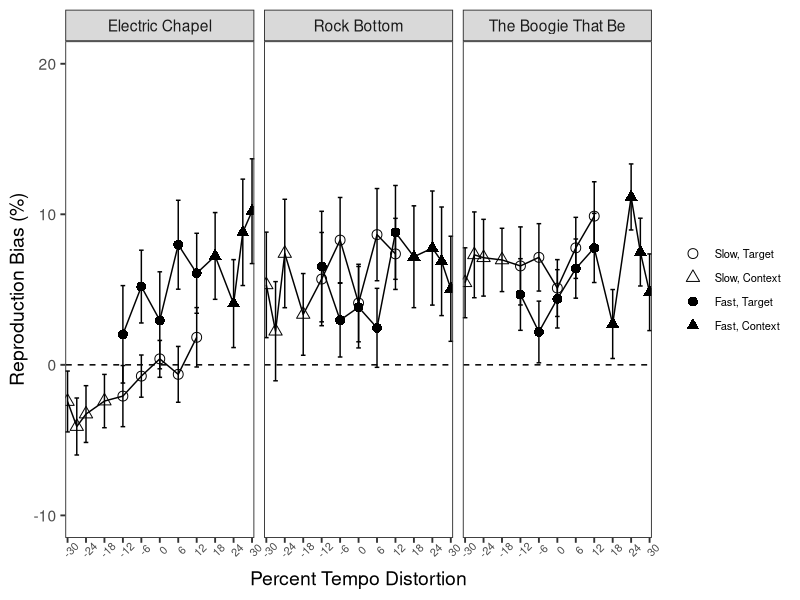
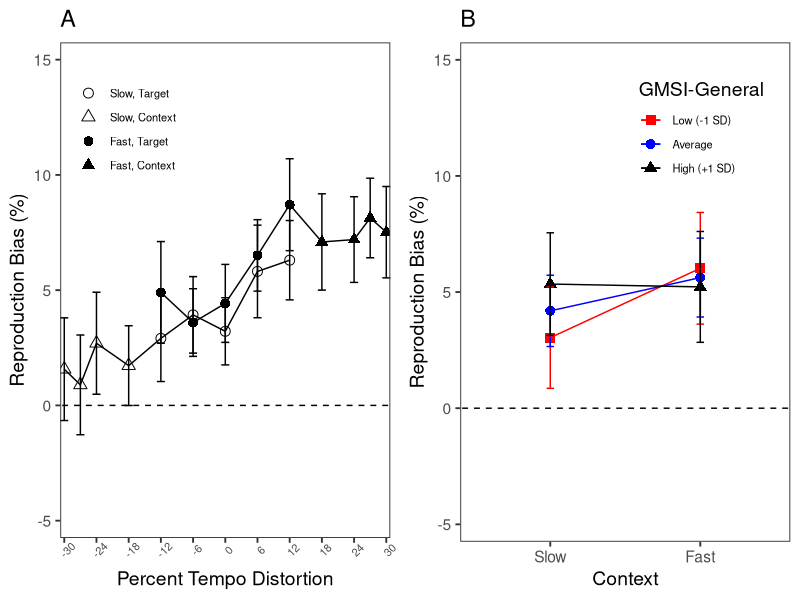

Recreate these plots in R, in order.
#==== Experiment 2: Reproduction Task ====

library(readxl)
library(lme4)
library(car)
library(emmeans)
library(ggplot2)
library(gridExtra)

data <- read.table('Exp2_tapping.csv', header=T, sep=',')

#Convert to bpm
data$Repr_BPM <- 60000/data$IBI        #Reproduced tempo
data$Actual_BPM <- 60000/data$Actual   #Actual tempo

data$ContextC <- ifelse(data$Context=='fast', 1, -1)
data$OrderC <- ifelse(data$Order=='J1T2', 1, -1)

#Exclude contextual precursor trials for main analyses
dat <- subset(data, Distort %in% c(-12,-6,0,6,12))

### Data cleaning 
dat$SD_Z <- scale(dat$SD_IBI)
sum(abs(dat$SD_Z) > 3)
dat1 <- subset(dat, abs(SD_Z) < 3) 

dat1$ratio <- dat1$Repr_BPM/dat1$Actual_BPM
sum(dat1$ratio > 1.5 | dat1$ratio < 0.75) 
dat2 <- subset(dat1, ratio <= 1.5 & ratio >= 0.75)

dat2$Prct_Bias <- ((dat2$Repr_BPM - dat2$Actual_BPM)/dat2$Actual_BPM)*100
dat2$Prct_Abs_Bias <- (abs(dat2$Repr_BPM - dat2$Actual_BPM)/dat2$Actual_BPM)*100

by_subj <- aggregate(cbind(Prct_Bias, Prct_Abs_Bias, SD_IBI) ~ 
                       GMSI_AE*GMSI_PA*GMSI_MT*GMSI_SA*GMSI_E*GMSI_Gen*Context*Order*Subject,
                     data=dat2,
                     FUN=mean)
by_subj$Prct_Bias_Z <- scale(by_subj$Prct_Bias)
by_subj$Prct_Abs_Bias_Z <- scale(by_subj$Prct_Abs_Bias)
by_subj$Orig_SD_Z <- scale(by_subj$SD_IBI)

### Correlations between GMSI subscales and performance measures
round(cor(by_subj[,c(1:6,10:12)]), 2)

### Analyzing number of tries during the practice routine 
prac <- aggregate(Tries ~ Subject, data=dat2, FUN=mean)
sum(prac$Tries==6)
by_subj$Tries <- prac$Tries
round(cor(by_subj[,c(1:6,10:12,16)]), 2)
cor.test(by_subj$Tries, by_subj$Prct_Abs_Bias)

### Linear mixed effects model for reproduction bias
mod_full <- lmer(Prct_Bias ~ ContextC*(GMSI_Gen_Z + OrderC*Distort) + (1|Subject),
                 data=dat2)
summary(mod_full)
Anova(mod_full, type=3, test='Chisq')

### Null model (random intercepts only)
mod0 <- lmer(Prct_Bias ~ 1 + (1|Subject), data=dat2)

### Test improvement of full model over null model
anova(mod0, mod_full)

### Get predicted means from the model for GMSI x Context plot 
means1 <- as.data.frame(emmeans(mod_full, 
                                "ContextC", 
                                by="GMSI_Gen_Z", 
                                at=list(ContextC=c(-1,1),
                                        GMSI_Gen_Z=c(-1, 0, 1)), 
                                mode='asymp'))

names(means1) <- c('Context','GMSI-General','Mean','SE','df','LL','UL')
means1$Context <- factor(means1$Context, levels=c(-1,1), labels=c('Slow','Fast'))
means1$`GMSI-General` <- factor(means1$`GMSI-General`, levels=c(-1,0,1), labels=c('Low (-1 SD)',
                                                                                  'Average',
                                                                                  'High (+1 SD)'))
means1$UL.SE <- means1$Mean + means1$SE
means1$LL.SE <- means1$Mean - means1$SE

#Re-fit model excluding participants who failed to meet practice criterion
dat3 <- subset(dat2, !(Subject %in% c(1,2,15,23,32,54)))

mod_full1 <- lmer(Prct_Bias ~ ContextC*(GMSI_Gen_Z + OrderC*Distort) + (1|Subject),
                  data=dat3)
summary(mod_full1)
Anova(mod_full1, type=3, test='Chisq')

### Testing models for each song separately

ELC <- subset(dat2, Song=='Electric Chapel')
mod_ELC <- lmer(Prct_Bias ~ ContextC*(GMSI_Gen_Z + OrderC*Distort) + (1|Subject),
                data=ELC)
summary(mod_ELC)
Anova(mod_ELC, type=3, test='Chisq')  
#Sig. effect of Precursor, Context (assim.), and Task Order

RKB <- subset(dat2, Song=='Rock Bottom')
mod_RKB <- lmer(Prct_Bias ~ ContextC*(GMSI_Gen_Z + OrderC*Distort) + (1|Subject),
                data=RKB)
summary(mod_RKB)
Anova(mod_RKB, type=3, test='Chisq')  
#No sig. effects

BTB <- subset(dat2, Song=='The Boogie That Be')
mod_BTB <- lmer(Prct_Bias ~ ContextC*(GMSI_Gen_Z + OrderC*Distort) + (1|Subject),
                data=BTB)
summary(mod_BTB)
Anova(mod_BTB, type=3, test='Chisq')  
#Sig. effect of Precursor 

### Plotting song-specific effects

#Need to first clean the full dataset with contextual precursors included
dat <- data
dat$SD_Z <- scale(dat$SD_IBI)
dat1 <- subset(dat, abs(SD_Z) < 3) 
dat1$ratio <- dat1$Repr_BPM/dat1$Actual_BPM
dat2 <- subset(dat1, ratio <= 1.5 & ratio >= 0.75)
dat2$Prct_Bias <- ((dat2$Repr_BPM - dat2$Actual_BPM)/dat2$Actual_BPM)*100
dat2$Prct_Abs_Bias <- (abs(dat2$Repr_BPM - dat2$Actual_BPM)/dat2$Actual_BPM)*100

dat2_1 <- aggregate(Prct_Bias ~ Distort*Song*Context*Subject, data=dat2, FUN=mean)
dat2_2 <- aggregate(Prct_Bias ~ Distort*Song*Context, data=dat2_1, FUN=mean)
dat2_2_se <- aggregate(Prct_Bias ~ Distort*Song*Context, data=dat2_1, 
                       FUN=function(x) sd(x)/sqrt(length(x)))
dat2_2$UL <- dat2_2$Prct_Bias + dat2_2_se$Prct_Bias
dat2_2$LL <- dat2_2$Prct_Bias - dat2_2_se$Prct_Bias

dat2_2$Context <- factor(dat2_2$Context)

dat2_2$Type <- factor(ifelse(dat2_2$Distort %in% c(-12,-6,0,6,12), 'Target', 'Contextual'))

dat2_2$Ctxt_Type <- character(nrow(dat2_2))
dat2_2$Ctxt_Type[dat2_2$Context=='fast' & 
                   dat2_2$Type=='Contextual'] <- 'Fast, Context'
dat2_2$Ctxt_Type[dat2_2$Context=='fast' & 
                   dat2_2$Type=='Target'] <- 'Fast, Target'
dat2_2$Ctxt_Type[dat2_2$Context=='slow' & 
                   dat2_2$Type=='Contextual'] <- 'Slow, Context'
dat2_2$Ctxt_Type[dat2_2$Context=='slow' & 
                   dat2_2$Type=='Target'] <- 'Slow, Target'
dat2_2$Ctxt_Type <- factor(dat2_2$Ctxt_Type,
                           levels=c('Slow, Target','Slow, Context',
                                    'Fast, Target','Fast, Context'))

p1 <- ggplot(data=dat2_2, aes(x=Distort, y=Prct_Bias, group=Context)) +
  geom_point(aes(x=Distort, y=Prct_Bias, shape=Ctxt_Type), col='black', cex=3) +
  geom_errorbar(aes(x=Distort, ymin=LL, ymax=UL), width=1.5) +
  geom_line(aes(x=Distort, y=Prct_Bias)) +
  theme_bw(base_size = 14) +
  theme(panel.grid=element_blank(), legend.title = element_blank(),
        axis.text.x = element_text(angle=45, size=8),
        legend.text=element_text(size=8)) +
  geom_abline(aes(slope=0, intercept=0), lty=2) +
  scale_x_continuous(breaks=c(-30,-24,-18,-12,-6,0,6,12,18,24,30), expand=c(0,0)) +
  scale_y_continuous(limits=c(-10,20)) +
  ylab('Reproduction Bias (%)') +
  xlab('Percent Tempo Distortion') +
  scale_shape_manual(values=c(1,2,16,17)) +
  facet_wrap(~Song, nrow=1, ncol=3)
p1

### Plotting mean bias across all tempo precursor levels and GMSI x Context plot

#Need to first clean the full dataset with contextual precursors included
dat <- data
dat$SD_Z <- scale(dat$SD_IBI)
dat1 <- subset(dat, abs(SD_Z) < 3) 
dat1$ratio <- dat1$Repr_BPM/dat1$Actual_BPM
dat2 <- subset(dat1, ratio <= 1.5 & ratio >= 0.75)
dat2$Prct_Bias <- ((dat2$Repr_BPM - dat2$Actual_BPM)/dat2$Actual_BPM)*100
dat2$Prct_Abs_Bias <- (abs(dat2$Repr_BPM - dat2$Actual_BPM)/dat2$Actual_BPM)*100

dat2_1 <- aggregate(Prct_Bias ~ Distort*Context*Subject, data=dat2, FUN=mean)
dat2_2 <- aggregate(Prct_Bias ~ Distort*Context, data=dat2_1, FUN=mean)
dat2_2_se <- aggregate(Prct_Bias ~ Distort*Context, data=dat2_1, 
                       FUN=function(x) sd(x)/sqrt(length(x)))
dat2_2$UL <- dat2_2$Prct_Bias + dat2_2_se$Prct_Bias
dat2_2$LL <- dat2_2$Prct_Bias - dat2_2_se$Prct_Bias

dat2_2$Context <- factor(dat2_2$Context)

dat2_2$Type <- factor(ifelse(dat2_2$Distort %in% c(-12,-6,0,6,12), 'Target', 'Contextual'))

dat2_2$Ctxt_Type <- character(nrow(dat2_2))
dat2_2$Ctxt_Type[dat2_2$Context=='fast' & 
                   dat2_2$Type=='Contextual'] <- 'Fast, Context'
dat2_2$Ctxt_Type[dat2_2$Context=='fast' & 
                   dat2_2$Type=='Target'] <- 'Fast, Target'
dat2_2$Ctxt_Type[dat2_2$Context=='slow' & 
                   dat2_2$Type=='Contextual'] <- 'Slow, Context'
dat2_2$Ctxt_Type[dat2_2$Context=='slow' & 
                   dat2_2$Type=='Target'] <- 'Slow, Target'
dat2_2$Ctxt_Type <- factor(dat2_2$Ctxt_Type,
                           levels=c('Slow, Target','Slow, Context',
                                    'Fast, Target','Fast, Context'))

p1 <- ggplot(data=dat2_2, aes(x=Distort, y=Prct_Bias, group=Context)) +
  geom_point(aes(x=Distort, y=Prct_Bias, shape=Ctxt_Type), col='black', cex=3) +
  geom_errorbar(aes(x=Distort, ymin=LL, ymax=UL), width=1.5) +
  geom_line(aes(x=Distort, y=Prct_Bias)) +
  theme_bw(base_size = 14) +
  theme(panel.grid=element_blank(), legend.title = element_blank(),
        axis.text.x = element_text(angle=45, size=8),
        legend.position=c(0.2,.825), legend.text=element_text(size=8)) +
  geom_abline(aes(slope=0, intercept=0), lty=2) +
  scale_x_continuous(breaks=c(-30,-24,-18,-12,-6,0,6,12,18,24,30), expand=c(0,0)) +
  scale_y_continuous(expand=c(0,.75), limits=c(-5,15)) +
  ylab('Reproduction Bias (%)') +
  xlab('Percent Tempo Distortion') +
  scale_shape_manual(values=c(1,2,16,17)) +
  ggtitle('A')

p2 <- ggplot(data=means1, aes(x=Context, y=Mean, group=`GMSI-General`, colour=`GMSI-General`, shape=`GMSI-General`)) +
  geom_point(cex=3) +
  geom_errorbar(aes(x=Context, ymin=LL.SE, ymax=UL.SE), width=.05) +
  geom_line() +
  theme_bw(base_size=14) +
  theme(panel.grid=element_blank(), legend.position=c(.73,.825),
        legend.text=element_text(size=8)) +
  geom_abline(aes(slope=0, intercept=0), lty=2) +
  scale_y_continuous(expand=c(0,.75), limits=c(-5,15)) +
  ylab('Reproduction Bias (%)') +
  xlab('Context') +
  scale_color_manual(name='GMSI-General', values=c('red','blue','black'),
                     labels=c('Low (-1 SD)', 'Average', 'High (+1 SD)')) +
  scale_shape_manual(name='GMSI-General', values=c(15,16,17),
                     labels=c('Low (-1 SD)', 'Average', 'High (+1 SD)')) +
  ggtitle('B')

grid.arrange(p1, p2, nrow=1, ncol=2)
